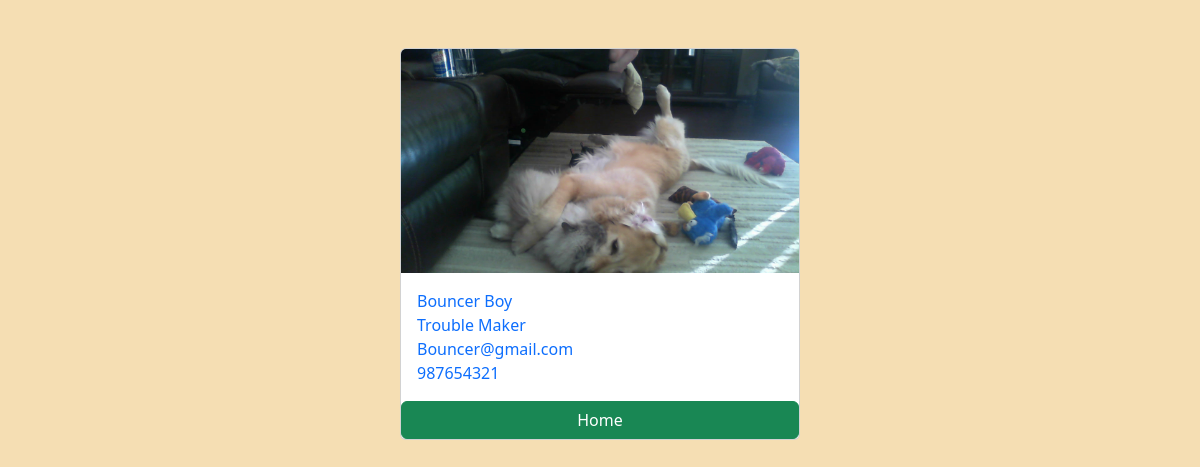
/employee/3, run on the app's committed database.
### employee/models.py (models this page shows, shortened)
class Employee(models.Model):
    first_name = models.CharField(max_length=100)
    last_name = models.CharField(max_length=100)
    photo = models.ImageField(upload_to='images')
    designation = models.CharField(max_length=100)
    email = models.EmailField(max_length=100, unique=True)
    phone = models.CharField(max_length=20, blank=True)
    created_at = models.DateTimeField(auto_now_add=True)
    update_at = models.DateTimeField(auto_now=True)

### employee/views.py (the view)
# urls.py: path('<int:pk>', views.employee_detail, name='employee_detail'),
def employee_detail(request, pk):
    employee = get_object_or_404(Employee, pk=pk)
    context = {
        'employee': employee
    }
    return render(request, 'employee_detail.html', context)

### templates/employee_detail.html (shortened to what this page needs)
{% load static %}
<!DOCTYPE html>
<html lang="en">
  <head>
    <link
      href="https://cdn.jsdelivr.net/npm/bootstrap@5.3.5/dist/css/bootstrap.min.css"
      rel="stylesheet"
    />
    <link rel="stylesheet" href="{% static 'css/style.css' %}" />
  </head>
  <body>
    <div class="container pt-5 pb-3">
      <div class="card mx-auto" style="width: 400px">
        <img
          class="card-img-top"
          src="{{employee.photo.url}}"
          alt="{{employee.first_name}} {{employee.last_name}}"
        />
        <div class="card-body text-primary">
          <p class="card-text m-0">
            {{employee.first_name}} {{employee.last_name}}
          </p>
          <p class="card-text m-0">{{employee.designation}}</p>
          <p class="card-text m-0">{{employee.email}}</p>
          <p class="card-text m-0">{{employee.phone}}</p>
        </div>
        <a href="{% url 'home' %}" class="btn btn-success">Home</a>
      </div>
    </div>
  </body>
</html>

### philzsite/static/css/style.css (style rules this page uses)
body { background-color: wheat; }

### data on the page
Employee: photo (picture), first_name "Bouncer", last_name "Boy", designation "Trouble Maker", email "Bouncer@gmail.com", phone "987654321"
